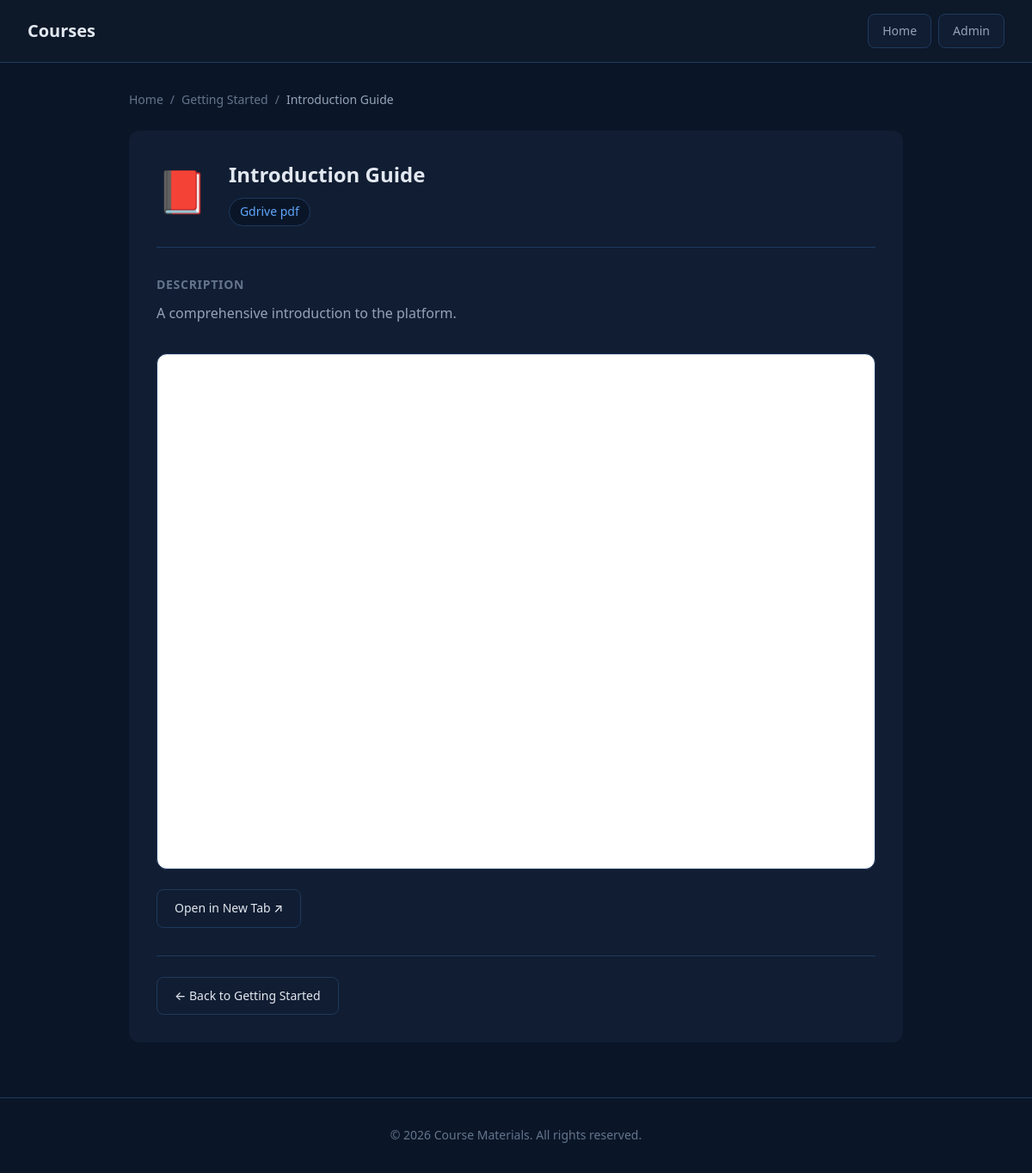
The page /material/1 on the database its author committed.
### tables this page shows
CREATE TABLE IF NOT EXISTS materials (
    id INT AUTO_INCREMENT PRIMARY KEY,
    section_id INT NOT NULL,
    title VARCHAR(255) NOT NULL,
    description TEXT,
    file_type ENUM('gdrive_pdf', 'gdrive_word', 'image', 'youtube') NOT NULL,
    file_url VARCHAR(500) DEFAULT NULL,
    image_path VARCHAR(255) DEFAULT NULL,
    created_at TIMESTAMP DEFAULT CURRENT_TIMESTAMP,
    FOREIGN KEY (section_id) REFERENCES sections(id) ON DELETE CASCADE,
    INDEX idx_section (section_id)
);

CREATE TABLE IF NOT EXISTS sections (
    id INT AUTO_INCREMENT PRIMARY KEY,
    name VARCHAR(255) NOT NULL,
    slug VARCHAR(255) NOT NULL UNIQUE,
    thumbnail VARCHAR(255) DEFAULT NULL,
    created_at TIMESTAMP DEFAULT CURRENT_TIMESTAMP,
    INDEX idx_slug (slug)
);

### config.php (called while the page is built, shortened)
<?php
class Database {
    private static ?PDO $instance = null;
    public static function getInstance(): PDO {
        if (self::$instance === null) {
            try {
                $dsn = "mysql:host=" . DB_HOST . ";dbname=" . DB_NAME . ";charset=" . DB_CHARSET;
                $options = [
                    PDO::ATTR_ERRMODE => PDO::ERRMODE_EXCEPTION,
                    PDO::ATTR_DEFAULT_FETCH_MODE => PDO::FETCH_ASSOC,
                    PDO::ATTR_EMULATE_PREPARES => false,
                ];
                self::$instance = new PDO($dsn, DB_USER, DB_PASS, $options);
            } catch (PDOException $e) {
                die("Database connection failed: " . $e->getMessage());
            }
        }
        return self::$instance;
    }
}
function sanitize(string $input): string {
    return htmlspecialchars(trim($input), ENT_QUOTES, 'UTF-8');
}
function getGoogleDriveEmbedUrl(string $url): string {
    if (preg_match('/\/d\/([a-zA-Z0-9_-]+)/', $url, $matches)) {
        return "https://drive.google.com/file/d/{$matches[1]}/preview";
    }
    return $url;
}

### classes.php (called while the page is built, shortened)
<?php
require_once __DIR__ . '/config.php';
class Material
{
    private PDO $db;
    public function __construct()
    {
        $this->db = Database::getInstance();
    }
    public function getById(int $id): ?array
    {
        $stmt = $this->db->prepare("
            SELECT m.*, s.name as section_name, s.slug as section_slug
            FROM materials m
            JOIN sections s ON m.section_id = s.id
            WHERE m.id = ?
        ");
        $stmt->execute([$id]);
        $result = $stmt->fetch();
        return $result ?: null;
    }
}

### material.php (the view, shortened to what this page needs)
<?php
require_once __DIR__ . '/classes.php';
$id = (int) ($_GET['id'] ?? 0);
$materialModel = new Material();
$material = $materialModel->getById($id);
if (!$material) {
    http_response_code(404);
    $error = true;
} else {
    $error = false;
}
?>
<!DOCTYPE html>
<html lang="en">
<head>
    <link rel="stylesheet" href="<?= SITE_URL ?>/assets/css/style.css">
</head>
<body>
    <header class="header">
        <div class="logo">Courses</div>
        <nav class="nav">
            <a href="<?= SITE_URL ?>/" class="nav-link">Home</a>
            <a href="<?= SITE_URL ?>/admin.php" class="nav-link">Admin</a>
        </nav>
    </header>
    <main class="main">
        <?php if ($error): ?>
            <div class="error-state">
                <div class="error-icon">🔍</div>
                <h2>Material Not Found</h2>
                <p>The material you're looking for doesn't exist.</p>
                <a href="<?= SITE_URL ?>/" class="btn btn-primary">Back to Home</a>
            </div>
        <?php else: ?>
            <nav class="breadcrumb">
                <a href="<?= SITE_URL ?>/">Home</a>
                <span class="separator">/</span>
                <a
                    href="<?= SITE_URL ?>/section/<?= sanitize($material['section_slug']) ?>"><?= sanitize($material['section_name']) ?></a>
                <span class="separator">/</span>
                <span class="current"><?= sanitize($material['title']) ?></span>
            </nav>
            <article class="material-detail">
                <header class="material-header">
                    <div class="material-type-large">
                        <?php
                        $icon = match ($material['file_type']) {
                            'gdrive_pdf' => '📕',
                            'gdrive_word' => '📘',
                            'image' => '🖼️',
                            'youtube' => '▶️',
                            default => '📄'
                        };
                        echo $icon;
                        ?>
                    </div>
                    <div class="material-info">
                        <h1><?= sanitize($material['title']) ?></h1>
                        <span
                            class="material-badge large"><?= ucfirst(str_replace('_', ' ', $material['file_type'])) ?></span>
                    </div>
                </header>
                <?php if ($material['description']): ?>
                    <div class="material-description">
                        <h3>Description</h3>
                        <p><?= nl2br(sanitize($material['description'])) ?></p>
                    </div>
                <?php endif; ?>
                <div class="material-preview">
                    <?php if ($material['file_type'] === 'image' && $material['image_path']): ?>
                        <div class="image-preview">
                            <img src="<?= UPLOAD_URL . sanitize($material['image_path']) ?>"
                                alt="<?= sanitize($material['title']) ?>" loading="lazy">
                        </div>
                    <?php elseif (in_array($material['file_type'], ['gdrive_pdf', 'gdrive_word']) && $material['file_url']): ?>
                        <div class="gdrive-preview">
                            <iframe src="<?= getGoogleDriveEmbedUrl($material['file_url']) ?>" width="100%" height="600"
                                frameborder="0" allowfullscreen>
                            </iframe>
                            <div class="gdrive-actions">
                                <a href="<?= sanitize($material['file_url']) ?>" target="_blank" rel="noopener noreferrer"
                                    class="btn btn-secondary">
                                    Open in New Tab ↗
                                </a>
                            </div>
                        </div>
                    <?php else: ?>
                        <div class="empty-state">
                            <p>No preview available for this material.</p>
                        </div>
                    <?php endif; ?>
                </div>
                <footer class="material-footer">
                    <a href="<?= SITE_URL ?>/section/<?= sanitize($material['section_slug']) ?>" class="btn btn-outline">
                        ← Back to <?= sanitize($material['section_name']) ?>
                    </a>
                </footer>
            </article>
        <?php endif; ?>
    </main>
    <footer class="footer">
        <p>&copy; <?= date('Y') ?> Course Materials. All rights reserved.</p>
    </footer>
</body>
</html>

### assets/css/style.css (style rules this page uses)
:root { --primary: #3b82f6; --primary-dark: #2563eb; --primary-light: #60a5fa; --bg-body: #0a1628; --bg-card: #111d32; --bg-card-hover: #1a2a45; --bg-header: #0d1829; --bg-input: #0a1628; --text-primary: #e2e8f0; --text-secondary: #94a3b8; --text-muted: #64748b; --border: #1e3a5f; --border-light: #2d4a6f; --success: #22c55e; --danger: #ef4444; --warning: #f59e0b; --radius: 12px; --radius-sm: 8px; --shadow: 0 4px 20px rgba(0, 0, 0, 0.3); --transition: all 0.3s ease; }
*, *::before, *::after { box-sizing: border-box; margin: 0; padding: 0; }
body { font-family: 'Segoe UI', system-ui, -apple-system, sans-serif; background: var(--bg-body); color: var(--text-primary); line-height: 1.6; min-height: 100vh; }
a { color: var(--primary-light); text-decoration: none; transition: var(--transition); }
.header { background: var(--bg-header); padding: 1rem 2rem; display: flex; justify-content: space-between; align-items: center; border-bottom: 1px solid var(--border); position: sticky; top: 0; z-index: 100; }
.logo { font-size: 1.25rem; font-weight: 600; color: var(--text-primary); }
.nav { display: flex; gap: 0.5rem; }
.nav-link { color: var(--text-secondary); font-size: 0.875rem; font-weight: 500; padding: 0.5rem 1rem; border-radius: var(--radius-sm); background: var(--bg-card); border: 1px solid var(--border); transition: var(--transition); }
.main { padding: 2rem; }
.material-badge { display: inline-block; background: var(--bg-body); color: var(--primary-light); padding: 0.25rem 0.75rem; border-radius: 20px; font-size: 0.75rem; font-weight: 500; border: 1px solid var(--border); }
.breadcrumb { display: flex; align-items: center; gap: 0.5rem; font-size: 0.875rem; max-width: 900px; margin: 0 auto 1.5rem auto; }
.breadcrumb a { color: var(--text-muted); }
.breadcrumb .separator { color: var(--text-muted); }
.breadcrumb .current { color: var(--text-secondary); }
.material-detail { background: var(--bg-card); border-radius: var(--radius); padding: 2rem; max-width: 900px; margin: 0 auto; }
.material-header { display: flex; align-items: flex-start; gap: 1.5rem; margin-bottom: 2rem; padding-bottom: 1.5rem; border-bottom: 1px solid var(--border); }
.material-type-large { font-size: 3rem; }
.material-info h1 { font-size: 1.5rem; margin-bottom: 0.5rem; color: var(--text-primary); }
.material-badge.large { font-size: 0.875rem; }
.material-description { margin-bottom: 2rem; }
.material-description h3 { font-size: 0.875rem; color: var(--text-muted); margin-bottom: 0.5rem; text-transform: uppercase; letter-spacing: 0.05em; }
.material-description p { color: var(--text-secondary); line-height: 1.8; }
.material-preview { margin-bottom: 2rem; }
.gdrive-preview iframe { width: 100%; border: 1px solid var(--border); border-radius: var(--radius); background: #fff; }
.gdrive-actions { margin-top: 1rem; }
.material-footer { padding-top: 1.5rem; border-top: 1px solid var(--border); }
.btn { display: inline-flex; align-items: center; justify-content: center; gap: 0.5rem; padding: 0.625rem 1.25rem; border: none; border-radius: var(--radius-sm); font-size: 0.875rem; font-weight: 500; cursor: pointer; transition: var(--transition); text-decoration: none; }
.btn-secondary { background: var(--bg-card); color: var(--text-primary); border: 1px solid var(--border); }
.btn-outline { background: transparent; border: 1px solid var(--border); color: var(--text-primary); }
.footer { text-align: center; padding: 2rem; color: var(--text-muted); font-size: 0.875rem; border-top: 1px solid var(--border); margin-top: 2rem; }

### rows shown on the page
materials: section.name "Getting Started", title "Introduction Guide", file_type "📕", file_type "Gdrive pdf", description "A comprehensive introduction to the platform."
